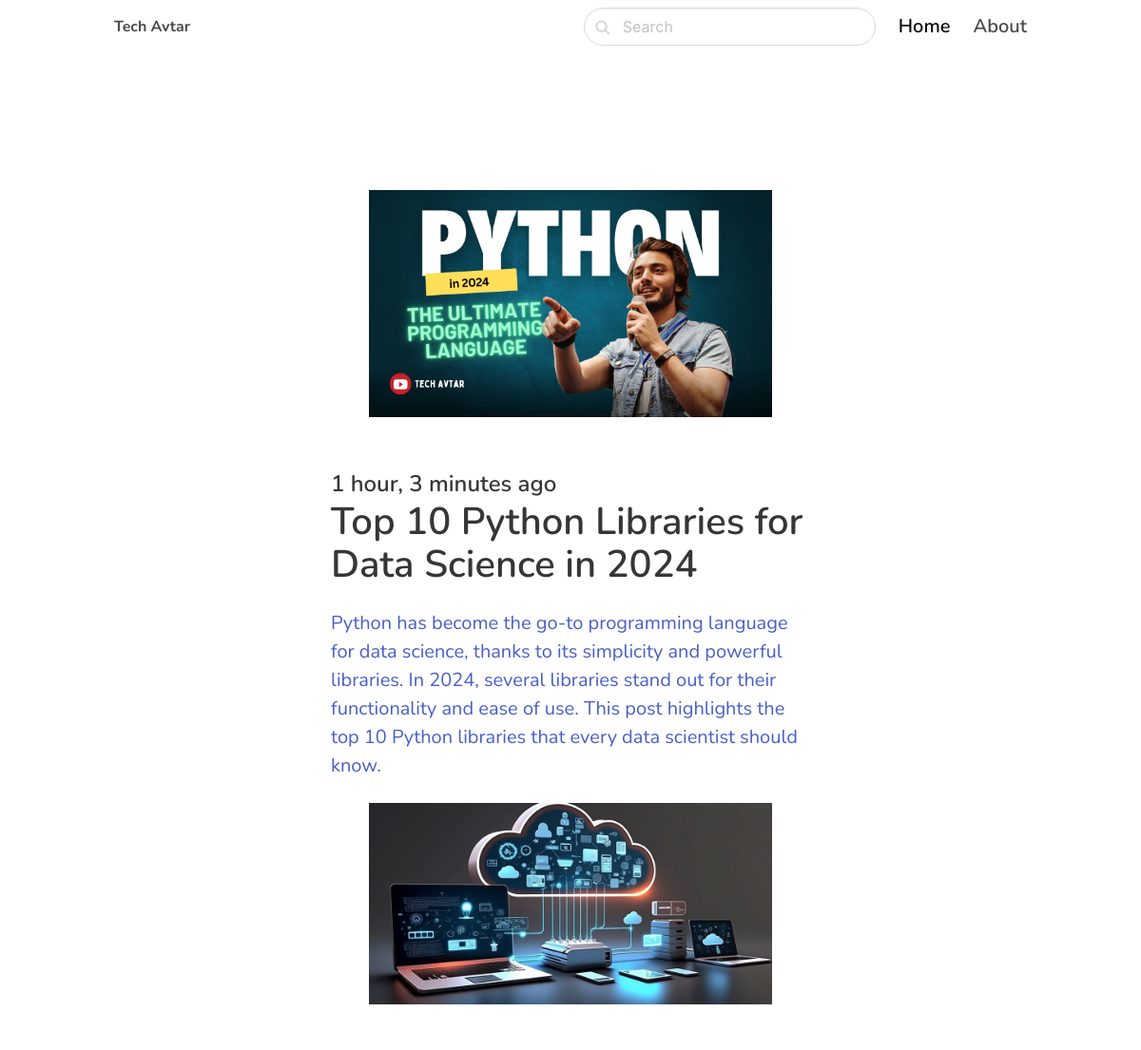
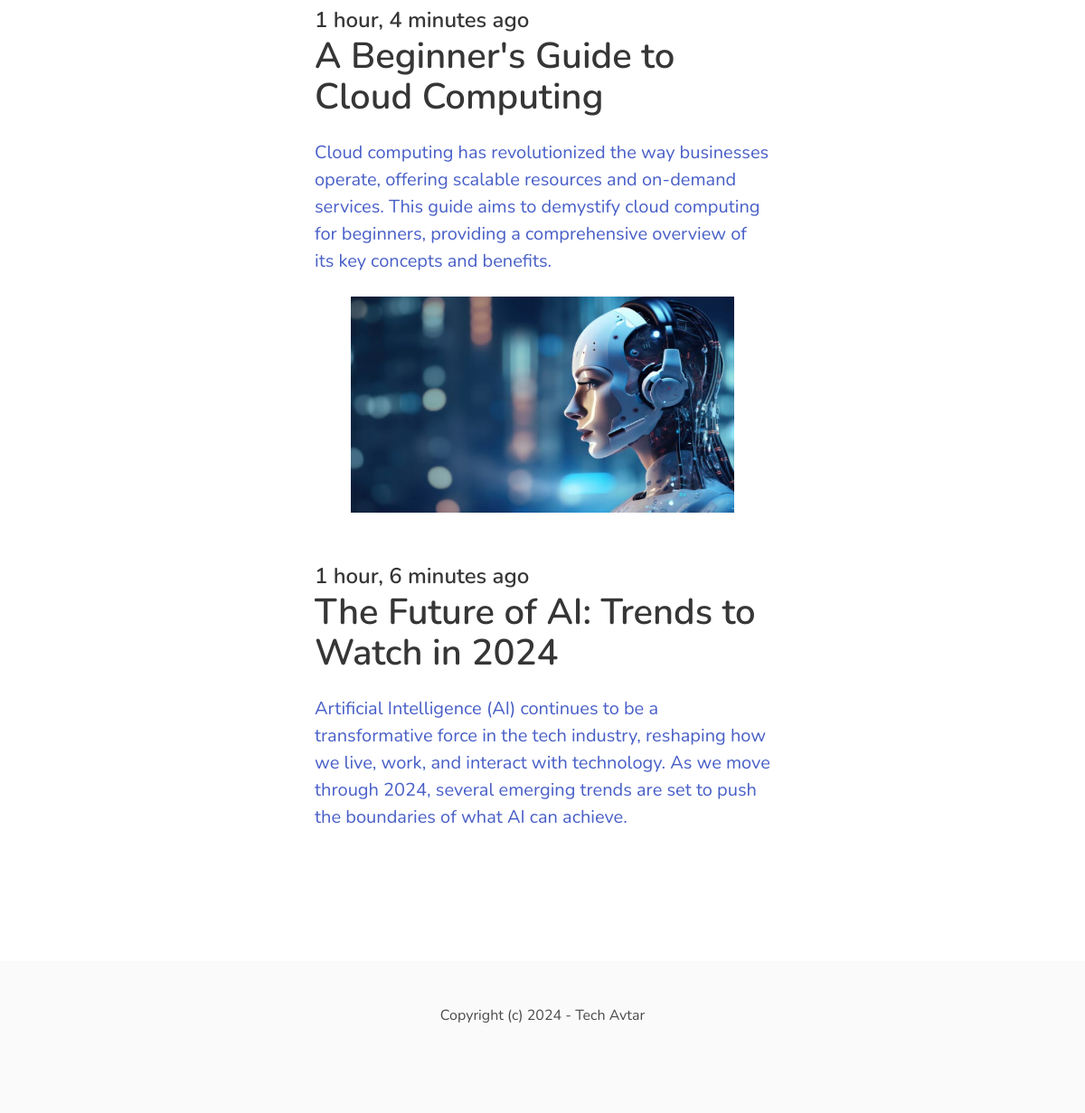
The page / on the database its author committed (2 pictures, top to bottom).
### blog/models.py (models this page shows, shortened)
class Post(models.Model):
    ACTIVE = 'active'
    DRAFT = 'draft'
    CHOICES_STATUS = (
        (ACTIVE, 'Active'),
        (DRAFT, 'Draft')
    )
    category = models.ForeignKey(Category, related_name='posts', on_delete=models.CASCADE)
    title=models.CharField(max_length=255)
    slug=models.SlugField()
    intro = models.TextField()
    body= models.TextField()
    created_at = models.DateTimeField(auto_now_add=True)
    status = models.CharField(max_length=10, choices=CHOICES_STATUS, default=ACTIVE)
    image = models.ImageField(upload_to='uploads/', blank=True, null=True)
    class Meta:
        ordering = ('-created_at',)

### core/views.py (the view)
# urls.py: path('', frontpage, name='frontpage')
def frontpage(request):
    posts =Post.objects.filter(status=Post.ACTIVE)
    return render(request, 'core/frontpage.html', {'posts':posts})

### core/templates/core/frontpage.html (shortened to what this page needs)
{% extends 'core/base.html' %}
{% block content %}
    <section class="hero">
        <div class="hero-body">
            <div class="container">
                <section class="section">
                    <div class="columns">
                        <div class="column is-8 is-offset-2">
                            {% for post in posts %}
                                <div class="content is-medium">
                                    <a href="{% url 'post_detail' post.category.slug post.slug %}">
                                        {% if post.image %}
                                            <figure class="image mb-6">
                                                <img src="{{ post.image.url }}">
                                            </figure>
                                        {% endif %}
                                        <h2 class="subtitle is-4">{{ post.created_at|timesince }} ago</h2>
                                        <h1 class="title">{{post.title}}</h1>
                                        <p>{{ post.intro }}</p>
                                    </a>
                                </div>
                            {% endfor %}
                        </div>
                    </div>
                </section>
            </div>
        </div>
    </section>
{% endblock%}

### core/templates/core/base.html (shortened to what this page needs)
<!DOCTYPE html>
<html>
<head>
    <link rel="stylesheet" href="https://unpkg.com/bulma@0.9.2/css/bulma.min.css">
    <link href="https://stackpath.bootstrapcdn.com/font-awesome/4.7.0/css/font-awesome.min.css" rel="stylesheet"
>
</head>
<body>
    <nav class="navbar">
        <div class="container">
            <div class="navbar-brand">
                <a class="navbar-item" href="/">
                    <strong>Tech Avtar</strong>
                </a>
            </div>
            <div id="navbarMenu" class="navbar-menu">
                <div class="navbar-end">
                    <div class=" navbar-item">
                        <form method="get" action="{% url 'search' %}">
                            <div class="control has-icons-left">
                                <input class="input is-rounded" name="query" type="text" placeholder="Search">
                                <span class="icon is-left">
                                </span>
                            </div>
                        </form>
                    </div>
                    <a  href="/" class="navbar-item is-active is-size-5 has-text-weight-semibold">
                        Home
                    </a>
                    <a href="{% url 'about' %}" class="navbar-item is-size-5 has-text-weight-semibold">
                        About
                    </a>
                </div>
            </div>
        </div>
    </nav>
    <section class="section">
        <div class="container">
            {% block content %}
            {% endblock %}
        </div>
    </section>
    <footer class="footer">
        <div class="content has-text-centered">
            <p>
                Copyright (c) 2024 - Tech Avtar
            </p>
        </div>
    </footer>
</body>
</html>

### core/templates/core/base.html (style rules this page uses)
body { font-family: 'Nunito', sans-serif; }
nav.navbar { height: 6rem !important; box-shadow: 0 1px 3px 0 rgba(0, 0, 0, .1), 0 1px 2px 0 rgba(0, 0, 0, .06) !important; }

### rows shown on the page
Post: image (picture), created_at "1 hour, 3 minutes", title "Top 10 Python Libraries for Data Science in 2024", intro "Python has become the go-to programming language for data science, thanks to its simplicity and powerful libraries. In 2024, several libraries stand out for their functionality and ease of use. This post highlights the top 10 Python libraries that every data scientist should know."
Post: image (picture), created_at "1 hour, 4 minutes", title "A Beginner's Guide to Cloud Computing", intro "Cloud computing has revolutionized the way businesses operate, offering scalable resources and on-demand services. This guide aims to demystify cloud computing for beginners, providing a comprehensive overview of its key concepts and benefits."
Post: image (picture), created_at "1 hour, 6 minutes", title "The Future of AI: Trends to Watch in 2024", intro "Artificial Intelligence (AI) continues to be a transformative force in the tech industry, reshaping how we live, work, and interact with technology. As we move through 2024, several emerging trends are set to push the boundaries of what AI can achieve."
